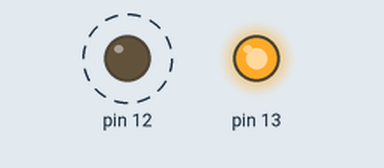
This sketch was run on a simulated Arduino Uno, built with avr-gcc and run on an emulated ATmega328P. Parts: output pins drawn as LEDs (lit = HIGH). Dashed ring = blinking.

Above: at 0.6 s.
Timing chart, 0 to 3.0 s (numbered marks = the images above):
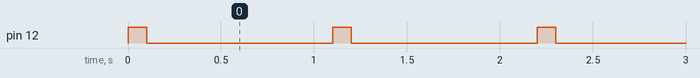

The sketch:

blinking_light.ino
```cpp
void setup() {
  // initialize digital pin 13 as an output.
  pinMode(12, OUTPUT);
  pinMode(13, OUTPUT);
  digitalWrite(13, HIGH);
}
// the loop function runs over and over again forever
void loop() {
  digitalWrite(12, HIGH);   // turn the LED on (HIGH is the voltage level)
  delay(100);              // wait for a second
  digitalWrite(12, LOW);    // turn the LED off by making the voltage LOW
  delay(1000);              // wait for a second
}//
```

Measured:
- by itself, pin 12: alternates HIGH for 0.10 s and LOW for 1.0 s
